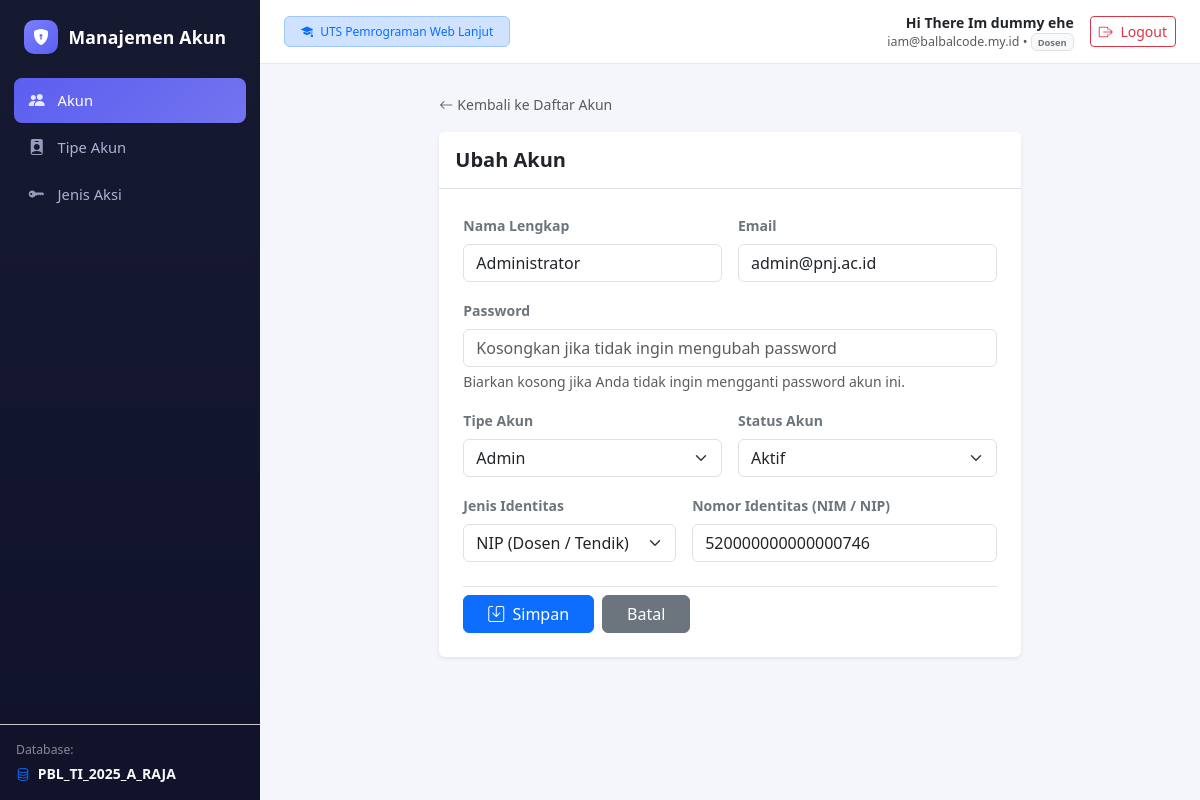
The app's page /accounts/e0a80101-0000-4000-8000-000000000001/edit (signed in) with its own data.
### tables this page shows
CREATE TABLE `account_type` (
  `id` CHAR(36) NOT NULL,
  `name` VARCHAR(128) NOT NULL,
  `description` TEXT DEFAULT NULL,
  `created_at` DATETIME NOT NULL DEFAULT CURRENT_TIMESTAMP,
  `updated_at` DATETIME NOT NULL DEFAULT CURRENT_TIMESTAMP ON UPDATE CURRENT_TIMESTAMP,
  `deleted_at` DATETIME DEFAULT NULL,
  PRIMARY KEY (`id`)
);

CREATE TABLE `accounts` (
  `id` CHAR(36) NOT NULL,
  `name` VARCHAR(128) NOT NULL,
  `email` VARCHAR(128) NOT NULL UNIQUE,
  `password` TEXT NOT NULL,
  `account_type_id` CHAR(36) NOT NULL,
  `status` VARCHAR(128) NOT NULL DEFAULT 'Aktif',
  `identification_number` VARCHAR(128) NOT NULL,
  `identification_type` ENUM('NIM', 'NIP') NOT NULL,
  `created_at` DATETIME NOT NULL DEFAULT CURRENT_TIMESTAMP,
  `updated_at` DATETIME NOT NULL DEFAULT CURRENT_TIMESTAMP ON UPDATE CURRENT_TIMESTAMP,
  `deleted_at` DATETIME DEFAULT NULL,
  PRIMARY KEY (`id`),
  KEY `fk_accounts_account_type_idx` (`account_type_id`),
  CONSTRAINT `fk_accounts_account_type` FOREIGN KEY (`account_type_id`)
    REFERENCES `account_type` (`id`) ON DELETE RESTRICT ON UPDATE CASCADE
);

### core/Loader.php (called while the page is built)
<?php
class Loader
{
    public function view($path, $data = [])
    {
        extract($data);
        require __DIR__ . '/../' . $path;
    }
}

### controllers/Accounts.php (called while the page is built, shortened)
<?php
require_once __DIR__ . '/../models/AccountsModel.php';
require_once __DIR__ . '/../models/AccountTypeModel.php';
class Accounts
{
    private $model;
    private $accountTypeModel;
    private $load;
    public function __construct()
    {
        $this->model            = new AccountsModel();
        $this->accountTypeModel = new AccountTypeModel();
        $this->load             = new Loader();
    }
    public function edit($id)
    {
        $account = $this->model->getById($id);
        $accountTypes = $this->accountTypeModel->getAll();
        $this->load->view('views/accounts/form.php', [
            'isEdit'       => true,
            'id'           => $id,
            'accountTypes' => $accountTypes,
            'values'       => $account,
        ]);
    }
}

### models/AccountTypeModel.php (called while the page is built, shortened)
<?php
require_once __DIR__ . '/../config/database.php';
class AccountTypeModel
{
    private $db;
    public function __construct()
    {
        global $conn;
        $this->db = $conn;
    }
    public function getAccountType($search = null)
    {
        $stmt = $this->db->query(
            "SELECT * FROM account_type
             WHERE deleted_at IS NULL
             ORDER BY created_at DESC"
        );
        return $stmt->fetchAll();
    }
    public function getAll($search = null)
    {
        return $this->getAccountType($search);
    }
}

### models/AccountsModel.php (called while the page is built, shortened)
<?php
require_once __DIR__ . '/../config/database.php';
class AccountsModel
{
    private $db;
    public function __construct()
    {
        global $conn;
        $this->db = $conn;
    }
    public function getAccountById($id)
    {
        $stmt = $this->db->prepare(
            "SELECT accounts.*, account_type.name AS account_type_name
             FROM accounts
             LEFT JOIN account_type ON accounts.account_type_id = account_type.id
             WHERE accounts.id = ? AND accounts.deleted_at IS NULL"
        );
        $stmt->execute([$id]);
        $row = $stmt->fetch();
        return $row === false ? null : $row;
    }
    public function getById($id)
    {
        return $this->getAccountById($id);
    }
}

### views/accounts/form.php (the view, shortened to what this page needs)
<?php
require_once __DIR__ . '/../layout/header.php';
?>
<div class="row justify-content-center">
    <div class="col-lg-9 col-xl-8">
        <div class="mb-3">
            <a href="<?= BASE_URL ?>/accounts" class="text-decoration-none text-muted small d-inline-flex align-items-center gap-1">
                <i class="bi bi-arrow-left"></i> Kembali ke Daftar Akun
            </a>
        </div>
        <div class="card border-0 shadow-sm">
            <div class="card-header bg-white py-3 border-bottom">
                <h5 class="fw-bold mb-0 text-dark"><?= $isEdit ? 'Ubah Akun' : 'Tambah Akun' ?></h5>
            </div>
            <div class="card-body p-4">
                <form action="<?= $isEdit ? BASE_URL . '/accounts/' . $id . '/update' : BASE_URL . '/accounts/store' ?>" method="POST">
                    <div class="row g-3 mb-3">
                        <div class="col-md-6">
                            <label class="form-label small fw-semibold text-secondary">Nama Lengkap</label>
                            <input type="text" name="name"
                                   class="form-control <?= isset($errors['name']) ? 'is-invalid' : '' ?>"
                                   placeholder="Contoh: Ikbal Maulana"
                                   value="<?= htmlspecialchars($values['name'] ?? '') ?>" required>
                        </div>
                        <div class="col-md-6">
                            <label class="form-label small fw-semibold text-secondary">Email</label>
                            <input type="email" name="email"
                                   class="form-control <?= isset($errors['email']) ? 'is-invalid' : '' ?>"
                                   placeholder="nama@email.com"
                                   value="<?= htmlspecialchars($values['email'] ?? '') ?>" required>
                        </div>
                    </div>
                    <div class="mb-3">
                        <label class="form-label small fw-semibold text-secondary">Password</label>
                        <input type="password" name="password"
                               class="form-control <?= isset($errors['password']) ? 'is-invalid' : '' ?>"
                               placeholder="<?= $isEdit ? 'Kosongkan jika tidak ingin mengubah password' : 'Minimal 6 karakter' ?>"
                               <?= $isEdit ? '' : 'required' ?>>
                        <?php if ($isEdit): ?>
                            <div class="form-text small text-muted">Biarkan kosong jika Anda tidak ingin mengganti password akun ini.</div>
                        <?php endif; ?>
                    </div>
                    <div class="row g-3 mb-3">
                        <div class="col-md-6">
                            <label class="form-label small fw-semibold text-secondary">Tipe Akun</label>
                            <select name="account_type_id" class="form-select <?= isset($errors['account_type_id']) ? 'is-invalid' : '' ?>" required>
                                <?php foreach ($accountTypes as $type): ?>
                                    <option value="<?= $type['id'] ?>"
                                        <?= (($values['account_type_id'] ?? '') === $type['id']) ? 'selected' : '' ?>>
                                        <?= htmlspecialchars($type['name']) ?>
                                    </option>
                                <?php endforeach; ?>
                            </select>
                        </div>
                        <div class="col-md-6">
                            <label class="form-label small fw-semibold text-secondary">Status Akun</label>
                            <select name="status" class="form-select <?= isset($errors['status']) ? 'is-invalid' : '' ?>">
                                <option value="Aktif" <?= (($values['status'] ?? 'Aktif') === 'Aktif') ? 'selected' : '' ?>>Aktif</option>
                            </select>
                        </div>
                    </div>
                    <div class="row g-3 mb-4">
                        <div class="col-md-5">
                            <label class="form-label small fw-semibold text-secondary">Jenis Identitas</label>
                            <select name="identification_type" class="form-select <?= isset($errors['identification_type']) ? 'is-invalid' : '' ?>">
                                <option value="NIP" <?= (($values['identification_type'] ?? '') === 'NIP') ? 'selected' : '' ?>>NIP (Dosen / Tendik)</option>
                            </select>
                        </div>
                        <div class="col-md-7">
                            <label class="form-label small fw-semibold text-secondary">Nomor Identitas (NIM / NIP)</label>
                            <input type="text" name="identification_number"
                                   class="form-control <?= isset($errors['identification_number']) ? 'is-invalid' : '' ?>"
                                   placeholder="Contoh: 2507411029 atau 520000000000000746"
                                   value="<?= htmlspecialchars($values['identification_number'] ?? '') ?>" required>
                        </div>
                    </div>
                    <div class="d-flex gap-2 pt-2 border-top">
                        <button type="submit" class="btn btn-primary px-4">
                            <i class="bi bi-save me-1"></i> Simpan
                        </button>
                        <a href="<?= BASE_URL ?>/accounts" class="btn btn-secondary px-4">
                            Batal
                        </a>
                    </div>
                </form>
            </div>
        </div>
    </div>
</div>
<?php require_once __DIR__ . '/../layout/footer.php'; ?>

### views/layout/header.php (shortened to what this page needs)
<?php
global $page;
$currentUser = $_SESSION['user'] ?? null;
?>
<!DOCTYPE html>
<html lang="id">
<head>
    <link href="https://cdn.jsdelivr.net/npm/bootstrap@5.3.0/dist/css/bootstrap.min.css" rel="stylesheet">
    <link href="https://cdn.jsdelivr.net/npm/bootstrap-icons@1.11.3/font/bootstrap-icons.min.css" rel="stylesheet">
    <link href="<?= BASE_URL ?>/assets/css/style.css" rel="stylesheet">
</head>
<body>
    <div class="app-shell" id="appShell">
        <aside class="sidebar">
            <a href="<?= BASE_URL ?>/accounts" class="sidebar-brand">
                <span class="brand-mark"><i class="bi bi-shield-lock-fill"></i></span>
                <span>Manajemen Akun</span>
            </a>
            <ul class="sidebar-nav">
                <li>
                    <a href="<?= BASE_URL ?>/accounts" class="nav-link <?= ($page === 'accounts') ? 'active' : '' ?>">
                        <i class="bi bi-people-fill"></i>
                        <span>Akun</span>
                    </a>
                </li>
                <li>
                    <a href="<?= BASE_URL ?>/account-types" class="nav-link <?= ($page === 'account-types') ? 'active' : '' ?>">
                        <i class="bi bi-person-badge-fill"></i>
                        <span>Tipe Akun</span>
                    </a>
                </li>
                <li>
                    <a href="<?= BASE_URL ?>/actions" class="nav-link <?= ($page === 'actions') ? 'active' : '' ?>">
                        <i class="bi bi-key-fill"></i>
                        <span>Jenis Aksi</span>
                    </a>
                </li>
            </ul>
            <div class="p-3 text-muted small border-top border-secondary-subtle">
                <div class="text-white-50 small mb-1">Database:</div>
                <div class="fw-semibold text-light text-truncate" title="PBL_TI_2025_A_RAJA">
                    <i class="bi bi-database me-1 text-primary"></i> PBL_TI_2025_A_RAJA
                </div>
            </div>
        </aside>
        <div class="main">
            <header class="topbar">
                <div class="d-flex align-items-center">
                    <span class="badge bg-primary-subtle text-primary border border-primary-subtle px-3 py-2 fw-medium">
                        <i class="bi bi-mortarboard-fill me-1"></i> UTS Pemrograman Web Lanjut
                    </span>
                </div>
                <div class="d-flex align-items-center gap-3">
                    <?php if ($currentUser): ?>
                        <div class="text-end d-none d-sm-block">
                            <div class="fw-bold small text-dark"><?= htmlspecialchars($currentUser['name']) ?></div>
                            <div class="text-muted" style="font-size: 0.78rem;">
                                <?= htmlspecialchars($currentUser['email']) ?>
                                <?php if (!empty($currentUser['account_type_name'])): ?>
                                    &bull; <span class="badge bg-light text-secondary border"><?= htmlspecialchars($currentUser['account_type_name']) ?></span>
                                <?php endif; ?>
                            </div>
                        </div>
                        <a href="<?= BASE_URL ?>/auth/logout" class="btn btn-outline-danger btn-sm" title="Keluar">
                            <i class="bi bi-box-arrow-right me-1"></i> Logout
                        </a>
                    <?php endif; ?>
                </div>
            </header>
            <main class="content">

### assets/css/style.css (style rules this page uses)
:root { --sidebar-w: 260px; --topbar-h: 64px; --color-bg: #f4f6fb; --color-surface: #ffffff; --color-border: #e5e9f2; --color-text: #1e2338; --color-primary: #5b5fef; --sidebar-bg: #161a30; --sidebar-bg-elevated: #1f2444; --sidebar-text: #aeb2d4; --sidebar-accent: #7b7fff; --radius-sm: 8px; --shadow-sm: 0 1px 2px rgba(16, 20, 40, 0.06); }
* { box-sizing: border-box; }
body { background: var(--color-bg); color: var(--color-text); font-family: 'Segoe UI', Roboto, -apple-system, BlinkMacSystemFont, sans-serif; -webkit-font-smoothing: antialiased; }
.app-shell { display: flex; min-height: 100vh; }
.sidebar { width: var(--sidebar-w); flex-shrink: 0; background: linear-gradient(180deg, var(--sidebar-bg) 0%, #10132a 100%); color: var(--sidebar-text); display: flex; flex-direction: column; position: fixed; top: 0; left: 0; bottom: 0; z-index: 1030; transition: transform 0.25s ease; }
.sidebar-brand { display: flex; align-items: center; gap: 0.65rem; padding: 1.25rem 1.5rem; color: #fff; text-decoration: none; font-weight: 700; font-size: 1.1rem; letter-spacing: 0.2px; }
.sidebar-brand .brand-mark { width: 34px; height: 34px; border-radius: 10px; background: linear-gradient(135deg, var(--sidebar-accent), var(--color-primary)); display: flex; align-items: center; justify-content: center; font-size: 1rem; box-shadow: var(--shadow-sm); }
.sidebar-nav { list-style: none; margin: 0; padding: 0.25rem 0.9rem; flex: 1; }
.sidebar-nav .nav-link { display: flex; align-items: center; gap: 0.75rem; padding: 0.65rem 0.85rem; border-radius: var(--radius-sm); color: var(--sidebar-text); text-decoration: none; font-size: 0.92rem; font-weight: 500; margin-bottom: 2px; transition: background 0.15s ease, color 0.15s ease; }
.sidebar-nav .nav-link i { width: 1.1rem; text-align: center; font-size: 1rem; opacity: 0.85; }
.sidebar-nav .nav-link.active { background: linear-gradient(135deg, var(--color-primary), #7274ef); color: #fff; box-shadow: var(--shadow-sm); }
.topbar { height: var(--topbar-h); background: var(--color-surface); border-bottom: 1px solid var(--color-border); display: flex; align-items: center; justify-content: space-between; padding: 0 1.5rem; position: sticky; top: 0; z-index: 1020; }
.main { margin-left: var(--sidebar-w); flex: 1; display: flex; flex-direction: column; min-width: 0; }
.content { padding: 1.75rem; flex: 1; }

### records on screen
account_type: name "Dosen"
accounts: name "Administrator", email "admin@pnj.ac.id", account_type_id "Admin", status "Aktif", identification_type "NIP (Dosen / Tendik)", identification_number "520000000000000746"

### other values on screen
$currentUser['name'] "Hi There Im dummy ehe"
$currentUser['email'] "iam@balbalcode.my.id"
